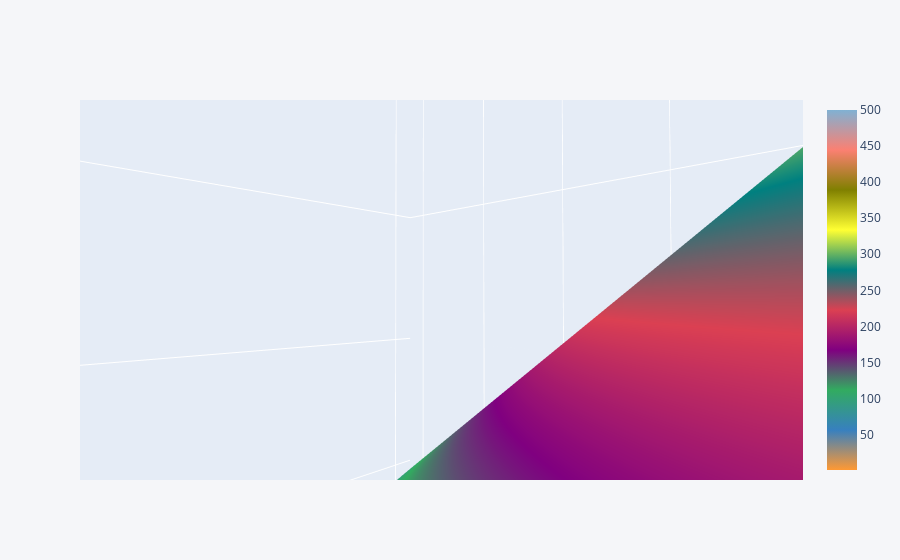

This figure's notebook cell:
### Code cell
df3.iplot(kind='surface')

### Figure 1 — Plotly figure (JSON) as saved in the notebook; plotly's stock layout.template omitted (floating-point values rounded to 4 significant figures)
{"data": [{"colorscale": [[0, "rgb(255, 153, 51)"], [0.1111, "rgb(55, 128, 191)"], [0.2222, "rgb(50, 171, 96)"], [0.3333, "rgb(128, 0, 128)"], [0.4444, "rgb(219, 64, 82)"], [0.5556, "rgb(0, 128, 128)"], [0.6667, "rgb(255, 255, 51)"], [0.7778, "rgb(128, 128, 0)"], [0.8889, "rgb(251, 128, 114)"], [1, "rgb(128, 177, 211)"]], "type": "surface", "x": [0, 1, 2, 3, 4], "y": ["x", "y", "z"], "z": [[1, 2, 3, 4, 5], [10, 20, 30, 40, 50], [100, 200, 300, 400, 500]]}], "layout": {"autosize": true, "dragmode": "zoom", "legend": {"bgcolor": "#F5F6F9", "font": {"color": "#4D5663"}}, "paper_bgcolor": "#F5F6F9", "plot_bgcolor": "#F5F6F9", "scene": {"aspectmode": "auto", "aspectratio": {"x": 1, "y": 1, "z": 1}, "camera": {"center": {"x": 0.0265, "y": 0.02662, "z": -0.03405}, "eye": {"x": 0.03346, "y": 0.01943, "z": -0.03425}, "projection": {"type": "perspective"}, "up": {"x": 0, "y": 0, "z": 1}}, "dragmode": "zoom"}, "title": {"font": {"color": "#4D5663"}}, "xaxis": {"gridcolor": "#E1E5ED", "showgrid": true, "tickfont": {"color": "#4D5663"}, "title": {"font": {"color": "#4D5663"}, "text": ""}, "zerolinecolor": "#E1E5ED"}, "yaxis": {"gridcolor": "#E1E5ED", "showgrid": true, "tickfont": {"color": "#4D5663"}, "title": {"font": {"color": "#4D5663"}, "text": ""}, "zerolinecolor": "#E1E5ED"}}}
